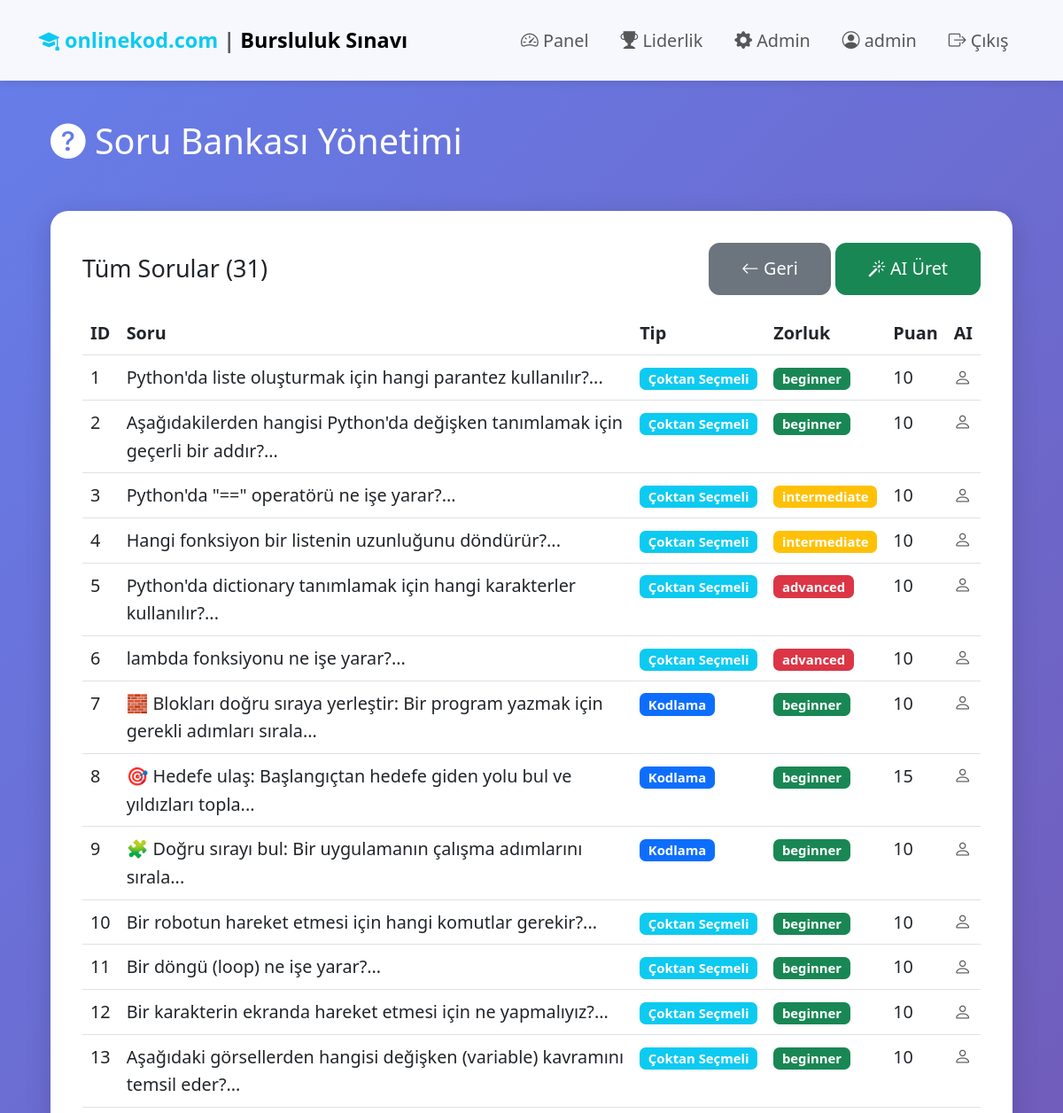
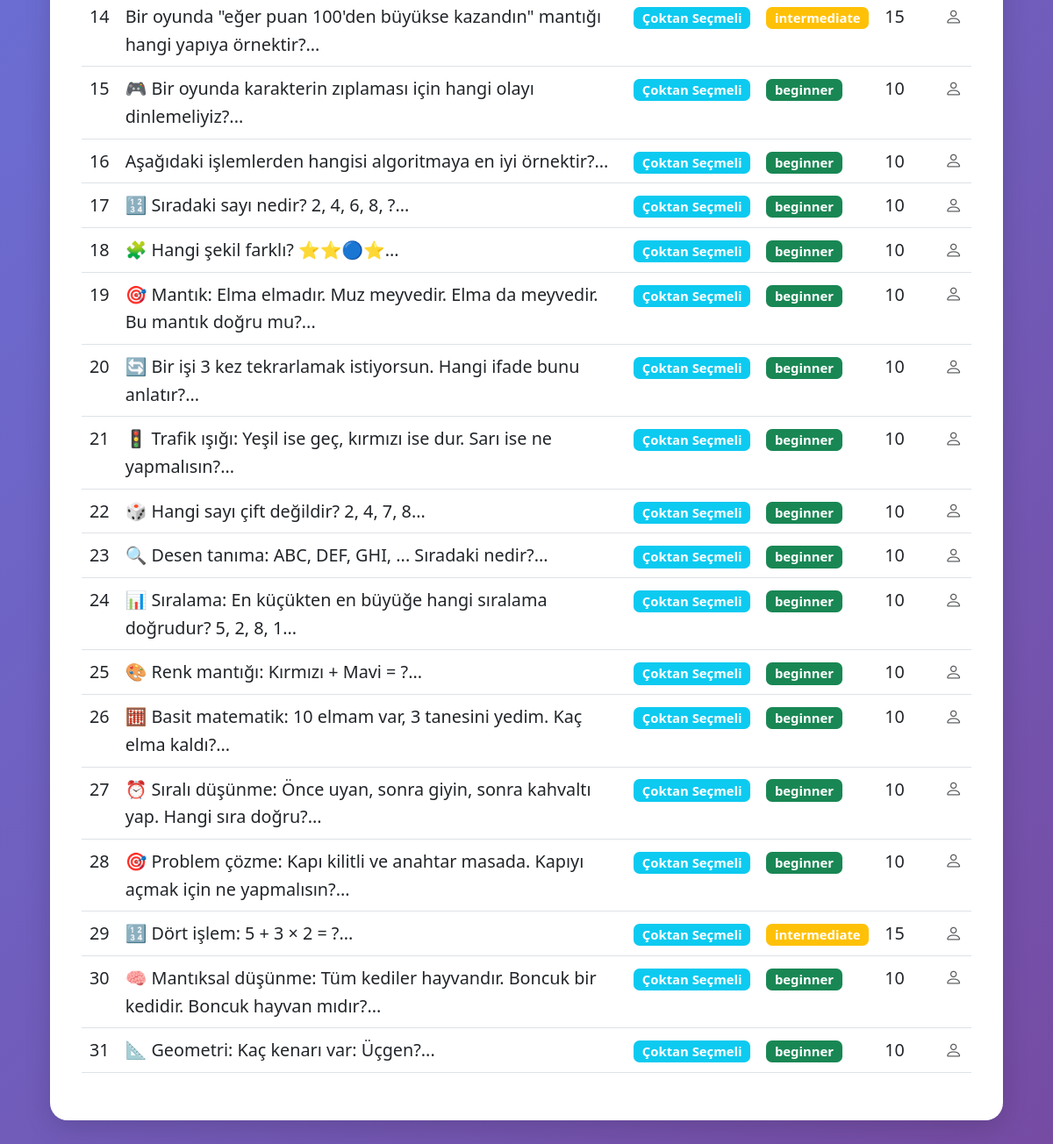
Page /admin/questions (signed in) on the committed database (2 pictures, top to bottom).
### models.py (models this page shows, shortened)
class User(UserMixin, db.Model):
    id = db.Column(db.Integer, primary_key=True)
    username = db.Column(db.String(80), unique=True, nullable=False)
    email = db.Column(db.String(120), unique=True, nullable=False)
    phone_number = db.Column(db.String(20), nullable=True)
    password_hash = db.Column(db.String(255), nullable=True)  # Nullable for OAuth users
    google_id = db.Column(db.String(255), unique=True, nullable=True)  # Google OAuth ID
    created_at = db.Column(db.DateTime, default=datetime.utcnow)
    is_admin = db.Column(db.Boolean, default=False)
    coding_knowledge = db.Column(db.String(20), default='unknown')  # 'none', 'beginner', 'intermediate', 'advanced', 'unknown'
    exam_attempts = db.relationship('ExamAttempt', backref='user', lazy=True, cascade='all, delete-orphan')

class Question(db.Model):
    id = db.Column(db.Integer, primary_key=True)
    question_text = db.Column(db.Text, nullable=False)
    question_type = db.Column(db.String(20), nullable=False)  # 'multiple_choice', 'coding', 'visual', 'drag_drop', 'sequence'
    difficulty = db.Column(db.String(20), nullable=False)  # 'beginner', 'intermediate', 'advanced'
    requires_coding = db.Column(db.Boolean, default=True)  # Does this question require coding knowledge?
    option_a = db.Column(db.Text)
    option_b = db.Column(db.Text)
    option_c = db.Column(db.Text)
    option_d = db.Column(db.Text)
    correct_answer = db.Column(db.String(1))  # 'a', 'b', 'c', 'd'
    test_cases = db.Column(db.Text)  # JSON string
    time_limit = db.Column(db.Integer, default=2)  # second
    visual_data = db.Column(db.Text)  # JSON string with visual elements, blocks, etc.
    correct_sequence = db.Column(db.Text)  # For sequence questions
    target_position = db.Column(db.Text)  # For drag-drop questionss
    memory_limit = db.Column(db.Integer, default=128)  # MB
    points = db.Column(db.Integer, default=10)
    created_at = db.Column(db.DateTime, default=datetime.utcnow)
    is_ai_generated = db.Column(db.Boolean, default=False)

### routes/admin.py (the view)
@admin_bp.route('/questions')
@login_required
@admin_required
def questions():
    all_questions = Question.query.all()
    return render_template('admin/questions.html', questions=all_questions)

### routes/admin.py (called while the page is built)
def admin_required(f):
    @wraps(f)
    def decorated_function(*args, **kwargs):
        if not current_user.is_authenticated or not current_user.is_admin:
            flash('Bu sayfaya erişim yetkiniz yok.', 'danger')
            return redirect(url_for('main.dashboard'))
        return f(*args, **kwargs)
    return decorated_function

### templates/admin/questions.html (shortened to what this page needs)
{% extends "base.html" %}
{% block content %}
<div class="row mb-4">
    <div class="col-md-12">
        <h2 class="text-white">
            <i class="bi bi-question-circle-fill"></i> Soru Bankası Yönetimi
        </h2>
    </div>
</div>
<div class="row">
    <div class="col-md-12">
        <div class="card">
            <div class="card-body">
                <div class="d-flex justify-content-between align-items-center mb-3">
                    <h4 class="mb-0">Tüm Sorular ({{ questions|length }})</h4>
                    <div>
                        <a href="{{ url_for('admin.admin_panel') }}" class="btn btn-secondary">
                            <i class="bi bi-arrow-left"></i> Geri
                        </a>
                        <button type="button" class="btn btn-success" data-bs-toggle="modal" data-bs-target="#aiGenerateModal">
                            <i class="bi bi-magic"></i> AI Üret
                        </button>
                    </div>
                </div>
                {% if questions %}
                <div class="table-responsive">
                    <table class="table table-hover">
                        <thead>
                            <tr>
                                <th>ID</th>
                                <th>Soru</th>
                                <th>Tip</th>
                                <th>Zorluk</th>
                                <th>Puan</th>
                                <th>AI</th>
                            </tr>
                        </thead>
                        <tbody>
                            {% for question in questions %}
                            <tr>
                                <td>{{ question.id }}</td>
                                <td>{{ question.question_text[:100] }}...</td>
                                <td>
                                    {% if question.question_type == 'multiple_choice' %}
                                        <span class="badge bg-info">Çoktan Seçmeli</span>
                                    {% else %}
                                        <span class="badge bg-primary">Kodlama</span>
                                    {% endif %}
                                </td>
                                <td>
                                    <span class="badge bg-{{ 'danger' if question.difficulty == 'advanced' else 'warning' if question.difficulty == 'intermediate' else 'success' }}">
                                        {{ question.difficulty }}
                                    </span>
                                </td>
                                <td>{{ question.points }}</td>
                                <td>
                                    {% if question.is_ai_generated %}
                                        <i class="bi bi-robot text-success" title="AI tarafından oluşturuldu"></i>
                                    {% else %}
                                        <i class="bi bi-person text-muted" title="Manuel eklendi"></i>
                                    {% endif %}
                                </td>
                            </tr>
                            {% endfor %}
                        </tbody>
                    </table>
                </div>
                {% endif %}
            </div>
        </div>
    </div>
</div>
{% endblock %}

### templates/base.html (shortened to what this page needs)
<!DOCTYPE html>
<html lang="tr">
<head>
    <link href="https://cdn.jsdelivr.net/npm/bootstrap@5.3.0/dist/css/bootstrap.min.css" rel="stylesheet">
    <link rel="stylesheet" href="https://cdn.jsdelivr.net/npm/bootstrap-icons@1.11.0/font/bootstrap-icons.css">
</head>
<body>
    <nav class="navbar navbar-expand-lg navbar-light bg-light">
        <div class="container">
            <a class="navbar-brand fw-bold" href="{{ url_for('main.index') }}">
                <i class="bi bi-mortarboard-fill text-info"></i> <span class="text-info">onlinekod.com</span> <span class="text-muted">|</span> Bursluluk Sınavı
            </a>
            <div class="collapse navbar-collapse" id="navbarNav">
                <ul class="navbar-nav ms-auto">
                    {% if current_user.is_authenticated %}
                        <li class="nav-item">
                            <a class="nav-link" href="{{ url_for('main.dashboard') }}">
                                <i class="bi bi-speedometer2"></i> Panel
                            </a>
                        </li>
                        {% if current_user.is_admin %}
                        <li class="nav-item">
                            <a class="nav-link" href="{{ url_for('main.leaderboard') }}">
                                <i class="bi bi-trophy-fill"></i> Liderlik
                            </a>
                        </li>
                        <li class="nav-item">
                            <a class="nav-link" href="{{ url_for('admin.admin_panel') }}">
                                <i class="bi bi-gear-fill"></i> Admin
                            </a>
                        </li>
                        {% endif %}
                        <li class="nav-item">
                            <span class="nav-link">
                                <i class="bi bi-person-circle"></i> {{ current_user.username }}
                            </span>
                        </li>
                        <li class="nav-item">
                            <a class="nav-link" href="{{ url_for('auth.logout') }}">
                                <i class="bi bi-box-arrow-right"></i> Çıkış
                            </a>
                        </li>
                    {% endif %}
                </ul>
            </div>
        </div>
    </nav>
    <div class="container container-main">
        {% block content %}{% endblock %}
    </div>
</body>
</html>

### templates/base.html (style rules this page uses)
:root { --primary-color: #3498db; --secondary-color: #2c3e50; --success-color: #27ae60; --warning-color: #f39c12; --danger-color: #e74c3c; }
* { box-sizing: border-box; }
html { font-size: 18px; }
body { font-family: 'Segoe UI', Tahoma, Geneva, Verdana, sans-serif; background: linear-gradient(135deg, #667eea 0%, #764ba2 100%); min-height: 100vh; font-size: 1.1rem; line-height: 1.6; }
.navbar { background: rgba(255, 255, 255, 0.95) !important; box-shadow: 0 2px 10px rgba(0,0,0,0.1); padding: 1rem 0; }
.navbar-brand { font-size: 1.3rem; padding: 0.5rem 0; }
.navbar-nav .nav-link { font-size: 1.1rem; padding: 0.6rem 1rem !important; }
.container-main { margin-top: 2.5rem; margin-bottom: 2.5rem; padding: 0 1.5rem; }
.card { border: none; border-radius: 20px; box-shadow: 0 8px 30px rgba(0,0,0,0.15); transition: transform 0.3s, box-shadow 0.3s; margin-bottom: 1.5rem; }
.card-body { padding: 2rem; }
.btn { font-size: 1.1rem; padding: 0.75rem 2rem; border-radius: 12px; font-weight: 500; transition: all 0.3s; }
h2 { font-size: 2.2rem; margin-bottom: 1.5rem; }
h4 { font-size: 1.5rem; }

### rows in the picture
User: username "admin"
Question: id "1", question_text "Python'da liste oluşturmak için hangi parantez kullanılır?", question_type "Çoktan Seçmeli", difficulty "beginner", points "10", is_ai_generated False (drawn)
Question: id "2", question_text "Aşağıdakilerden hangisi Python'da değişken tanımlamak için geçerli bir addır?", question_type "Çoktan Seçmeli", difficulty "beginner", points "10", is_ai_generated False (drawn)
Question: id "3", question_text "Python'da \"==\" operatörü ne işe yarar?", question_type "Çoktan Seçmeli", difficulty "intermediate", points "10", is_ai_generated False (drawn)
Question: id "4", question_text "Hangi fonksiyon bir listenin uzunluğunu döndürür?", question_type "Çoktan Seçmeli", difficulty "intermediate", points "10", is_ai_generated False (drawn)
Question: id "5", question_text "Python'da dictionary tanımlamak için hangi karakterler kullanılır?", question_type "Çoktan Seçmeli", difficulty "advanced", points "10", is_ai_generated False (drawn)
Question: id "6", question_text "lambda fonksiyonu ne işe yarar?", question_type "Çoktan Seçmeli", difficulty "advanced", points "10", is_ai_generated False (drawn)
Question: id "7", question_text "🧱 Blokları doğru sıraya yerleştir: Bir program yazmak için gerekli adımları sırala", question_type "Kodlama", difficulty "beginner", points "10", is_ai_generated False (drawn)
Question: id "8", question_text "🎯 Hedefe ulaş: Başlangıçtan hedefe giden yolu bul ve yıldızları topla", question_type "Kodlama", difficulty "beginner", points "15", is_ai_generated False (drawn)
Question: id "9", question_text "🧩 Doğru sırayı bul: Bir uygulamanın çalışma adımlarını sırala", question_type "Kodlama", difficulty "beginner", points "10", is_ai_generated False (drawn)
Question: id "10", question_text "Bir robotun hareket etmesi için hangi komutlar gerekir?", question_type "Çoktan Seçmeli", difficulty "beginner", points "10", is_ai_generated False (drawn)
Question: id "11", question_text "Bir döngü (loop) ne işe yarar?", question_type "Çoktan Seçmeli", difficulty "beginner", points "10", is_ai_generated False (drawn)
Question: id "12", question_text "Bir karakterin ekranda hareket etmesi için ne yapmalıyız?", question_type "Çoktan Seçmeli", difficulty "beginner", points "10", is_ai_generated False (drawn)
Question: id "13", question_text "Aşağıdaki görsellerden hangisi değişken (variable) kavramını temsil eder?", question_type "Çoktan Seçmeli", difficulty "beginner", points "10", is_ai_generated False (drawn)
Question: id "14", question_text "Bir oyunda \"eğer puan 100'den büyükse kazandın\" mantığı hangi yapıya örnektir?", question_type "Çoktan Seçmeli", difficulty "intermediate", points "15", is_ai_generated False (drawn)
Question: id "15", question_text "🎮 Bir oyunda karakterin zıplaması için hangi olayı dinlemeliyiz?", question_type "Çoktan Seçmeli", difficulty "beginner", points "10", is_ai_generated False (drawn)
Question: id "16", question_text "Aşağıdaki işlemlerden hangisi algoritmaya en iyi örnektir?", question_type "Çoktan Seçmeli", difficulty "beginner", points "10", is_ai_generated False (drawn)
Question: id "17", question_text "🔢 Sıradaki sayı nedir? 2, 4, 6, 8, ?", question_type "Çoktan Seçmeli", difficulty "beginner", points "10", is_ai_generated False (drawn)
Question: id "18", question_text "🧩 Hangi şekil farklı? ⭐⭐🔵⭐", question_type "Çoktan Seçmeli", difficulty "beginner", points "10", is_ai_generated False (drawn)
Question: id "19", question_text "🎯 Mantık: Elma elmadır. Muz meyvedir. Elma da meyvedir. Bu mantık doğru mu?", question_type "Çoktan Seçmeli", difficulty "beginner", points "10", is_ai_generated False (drawn)
Question: id "20", question_text "🔄 Bir işi 3 kez tekrarlamak istiyorsun. Hangi ifade bunu anlatır?", question_type "Çoktan Seçmeli", difficulty "beginner", points "10", is_ai_generated False (drawn)
Question: id "21", question_text "🚦 Trafik ışığı: Yeşil ise geç, kırmızı ise dur. Sarı ise ne yapmalısın?", question_type "Çoktan Seçmeli", difficulty "beginner", points "10", is_ai_generated False (drawn)
Question: id "22", question_text "🎲 Hangi sayı çift değildir? 2, 4, 7, 8", question_type "Çoktan Seçmeli", difficulty "beginner", points "10", is_ai_generated False (drawn)
Question: id "23", question_text "🔍 Desen tanıma: ABC, DEF, GHI, ... Sıradaki nedir?", question_type "Çoktan Seçmeli", difficulty "beginner", points "10", is_ai_generated False (drawn)
Question: id "24", question_text "📊 Sıralama: En küçükten en büyüğe hangi sıralama doğrudur? 5, 2, 8, 1", question_type "Çoktan Seçmeli", difficulty "beginner", points "10", is_ai_generated False (drawn)
Question: id "25", question_text "🎨 Renk mantığı: Kırmızı + Mavi = ?", question_type "Çoktan Seçmeli", difficulty "beginner", points "10", is_ai_generated False (drawn)
Question: id "26", question_text "🧮 Basit matematik: 10 elmam var, 3 tanesini yedim. Kaç elma kaldı?", question_type "Çoktan Seçmeli", difficulty "beginner", points "10", is_ai_generated False (drawn)
Question: id "27", question_text "⏰ Sıralı düşünme: Önce uyan, sonra giyin, sonra kahvaltı yap. Hangi sıra doğru?", question_type "Çoktan Seçmeli", difficulty "beginner", points "10", is_ai_generated False (drawn)
Question: id "28", question_text "🎯 Problem çözme: Kapı kilitli ve anahtar masada. Kapıyı açmak için ne yapmalısın?", question_type "Çoktan Seçmeli", difficulty "beginner", points "10", is_ai_generated False (drawn)
Question: id "29", question_text "🔢 Dört işlem: 5 + 3 × 2 = ?", question_type "Çoktan Seçmeli", difficulty "intermediate", points "15", is_ai_generated False (drawn)
Question: id "30", question_text "🧠 Mantıksal düşünme: Tüm kediler hayvandır. Boncuk bir kedidir. Boncuk hayvan mıdır?", question_type "Çoktan Seçmeli", difficulty "beginner", points "10", is_ai_generated False (drawn)
Question: id "31", question_text "📐 Geometri: Kaç kenarı var: Üçgen?", question_type "Çoktan Seçmeli", difficulty "beginner", points "10", is_ai_generated False (drawn)

### other values in the picture
{{ questions|length }} "31"
